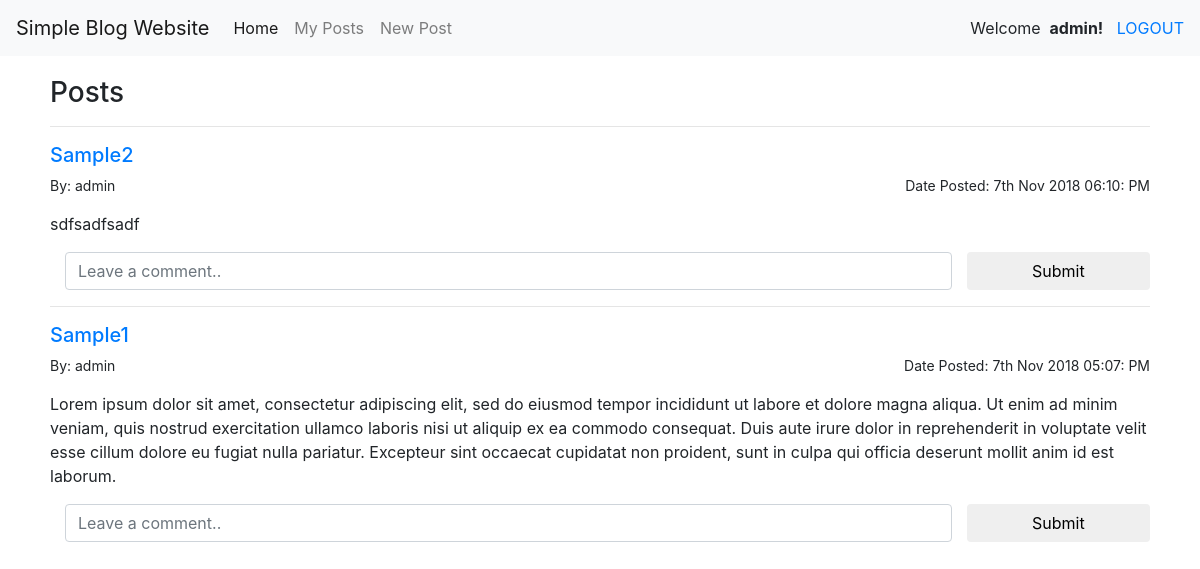
/admin/index.php (signed in), run on the app's committed database.
### tables this page shows
CREATE TABLE `posts` (
  `id` int(11) NOT NULL,
  `title` varchar(255) NOT NULL,
  `content` text NOT NULL,
  `created_at` datetime NOT NULL,
  `updated_at` datetime DEFAULT NULL,
  `deleted_at` datetime DEFAULT NULL,
  `member_id` int(11) NOT NULL
);

CREATE TABLE `members` (
  `id` int(11) NOT NULL,
  `username` varchar(255) NOT NULL,
  `password` varchar(255) NOT NULL,
  `email` varchar(255) NOT NULL
);

### admin/index.php (the view, shortened to what this page needs)
<?php
    require_once('../class/init.php');
?>
<!DOCTYPE html>
<html>
<head>
    <link href="https://stackpath.bootstrapcdn.com/bootstrap/4.1.3/css/bootstrap.min.css" rel="stylesheet">
    <link rel="stylesheet" type="text/css" media="screen" href="/css/style.css"/>
</head>
<body>
    <?php
        include('../content/navbar.php');
    ?>
     <div class="wrapper">
        <h3>Posts</h3>
        <?php
            if (isset($_GET['pageno'])) {
                $pageno = $_GET['pageno'];
            } else {
                $pageno = 1;
            }
            $no_of_records_per_page = 10;
            $offset = ($pageno-1) * $no_of_records_per_page;
        ?>
        <?php
            $stmt = $db->query("SELECT posts.id, members.username, posts.title, posts.content, posts.created_at, posts.updated_at FROM posts LEFT JOIN members ON posts.member_id = members.id WHERE deleted_at IS NULL ORDER BY id DESC LIMIT $offset, $no_of_records_per_page");
            $result = $stmt->fetchAll();
            if($result){
               foreach($result as $row){
                    echo '<hr>';
                    echo '<h5><a href="/admin/show-post.php?id='.$row['id'].'">'.$row['title'].'</a></h5>';
                    echo '<p class="post-info">By: '.$row['username'].'<i class="float-right" style="font-style:normal">Date Posted: '.date('jS M Y h:i: A', strtotime($row['created_at'])).'</i></p>';
                    echo '<p>'.$row['content'].'</p>';
                ?>
                    <form class="form-inline" action='' method='post'>
                        <div class="form-group col-md-10 col-md-2">
                            <input type="text" class="form-control col-md-12" name="content" id="comment" placeholder="Leave a comment.." required>
                        </div>
                        <button name="add_comment" type="submit" class="btn col-md-2">Submit</button>
                    </form>
                <?php
                }
            }
        ?>
    </div>
</body>
</html>

### css/style.css (style rules this page uses)
.wrapper { width: 100%; min-height: 700px; padding: 20px 50px; }
.post-info { margin: 0; font-size: 14px; }

### data on the page
posts: title "Sample2", member.username "admin", created_at "7th Nov 2018 06:10: PM", content "sdfsadfsadf"
posts: title "Sample1", member.username "admin", created_at "7th Nov 2018 05:07: PM", content "Lorem ipsum dolor sit amet, consectetur adipiscing elit, sed do eiusmod tempor incididunt ut labore et dolore magna aliqua. Ut enim ad minim veniam, quis nostrud exercitation ullamco laboris nisi ut aliquip ex ea commodo consequat. Duis aute irure dolor in reprehenderit in voluptate velit esse cillum dolore eu fugiat nulla pariatur. Excepteur sint occaecat cupidatat non proident, sunt in culpa qui officia deserunt mollit anim id est laborum."

### other printed values
$_SESSION['username'] "admin"
